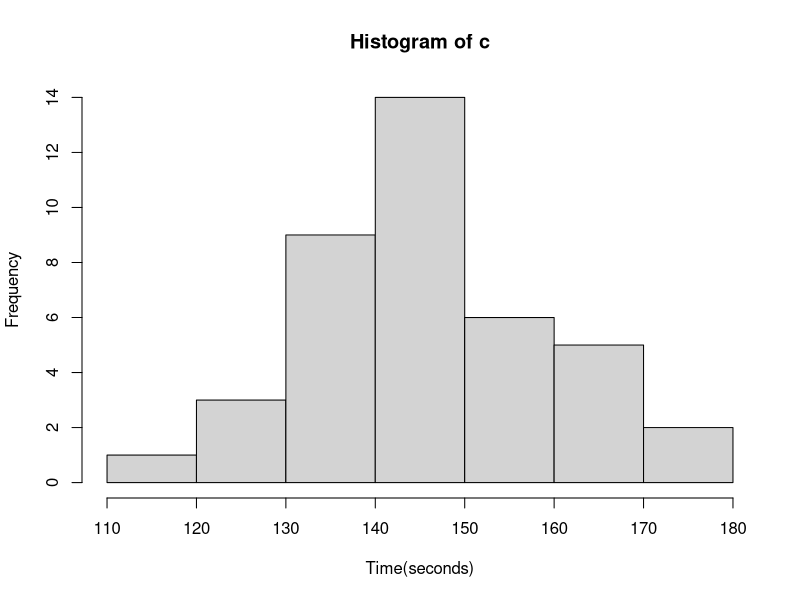
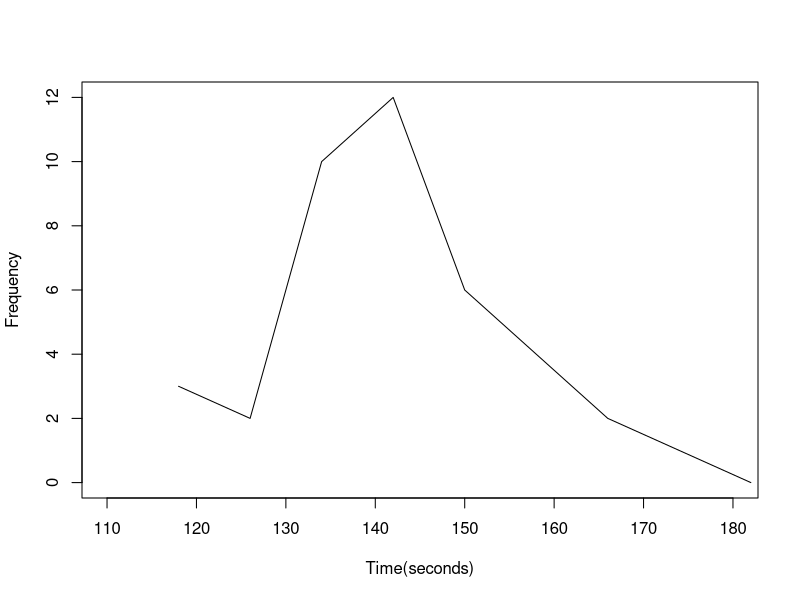

Source code (R) for these figures, in order:
#PAGE=46
c<-c(138,164,150,132,144,125,149,157,
     146,158,140,147,136,148,152,144,
     168,126,138,176,163,119,154,165,
     146,173,142,147,135,153,140,135,
     161,145,135,142,150,156,145,128)
b1=seq(118,182,by=8)
table2.7=cut(c,b1)
a=table(table2.7)
a1=cbind(a)
a1
l=length(a1)
f=a1[0:l]
f=c(f,0)
hist(c, breaks=8,xlab = 'Time(seconds)',ylab='Frequency')
plot(b1,f,type='l',xlim=c(110,180),ylim=c(0,12),xlab='Time(seconds)',ylab='Frequency')
#"The answer may vary due to difference in representation."
